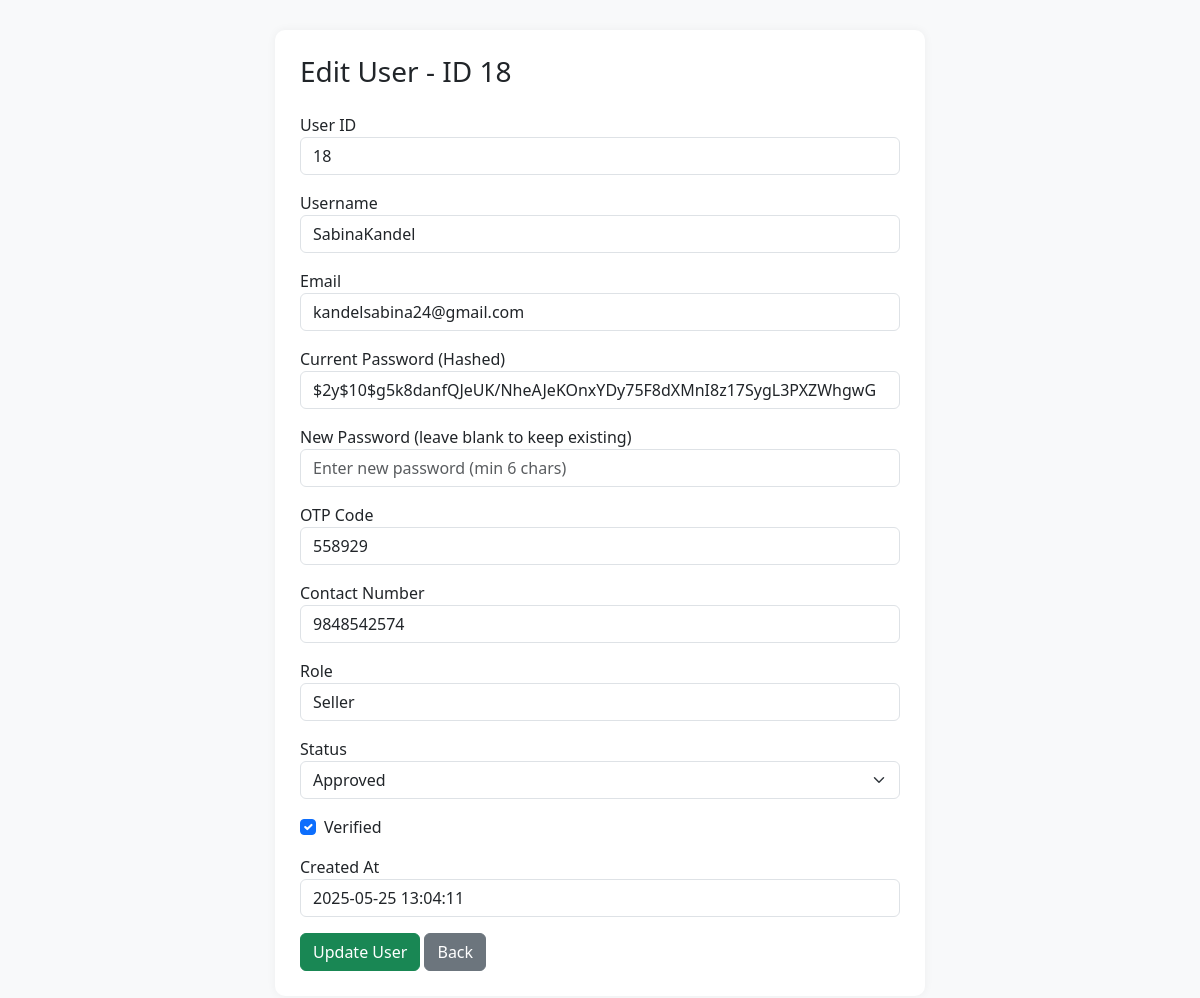
Page /edit_user.php?id=18 (signed in) on the committed database.
### tables this page shows
CREATE TABLE `users` (
  `id` int(11) NOT NULL,
  `username` varchar(100) NOT NULL,
  `email` varchar(100) NOT NULL,
  `password` varchar(255) NOT NULL,
  `role` enum('buyer','seller','admin') NOT NULL,
  `otp_code` varchar(6) DEFAULT NULL,
  `is_verified` tinyint(1) DEFAULT 0,
  `status` enum('pending','approved') DEFAULT 'pending',
  `created_at` timestamp NOT NULL DEFAULT current_timestamp(),
  `contact_number` varchar(20) DEFAULT NULL
);

### edit_user.php (the view, shortened to what this page needs)
<?php
include 'db.php';
$user_id = isset($_GET['id']) && is_numeric($_GET['id']) ? (int)$_GET['id'] : 0;
$stmt = $conn->prepare("SELECT * FROM users WHERE id = ?");
$stmt->bind_param("i", $user_id);
$stmt->execute();
$result = $stmt->get_result();
$user = $result->fetch_assoc();
?>
<!DOCTYPE html>
<html lang="en">
<head>
    <link rel="stylesheet" href="https://cdn.jsdelivr.net/npm/bootstrap@5.3.0/dist/css/bootstrap.min.css">
</head>
<body>
<div class="form-container">
    <h3 class="mb-4">Edit User - ID <?= $user['id'] ?></h3>
    <form method="post">
        <div class="mb-3">
            <label>User ID</label>
            <input type="text" class="form-control" value="<?= $user['id'] ?>" readonly>
        </div>
        <div class="mb-3">
            <label>Username</label>
            <input type="text" name="username" class="form-control" value="<?= htmlspecialchars($user['username']) ?>" required>
        </div>
        <div class="mb-3">
            <label>Email</label>
            <input type="email" class="form-control" value="<?= htmlspecialchars($user['email']) ?>" readonly>
        </div>
        <div class="mb-3">
            <label>Current Password (Hashed)</label>
            <input type="text" class="form-control" value="<?= htmlspecialchars($user['password']) ?>" readonly>
        </div>
        <div class="mb-3">
            <label>New Password (leave blank to keep existing)</label>
            <input type="password" name="new_password" class="form-control" placeholder="Enter new password (min 6 chars)">
        </div>
        <div class="mb-3">
            <label>OTP Code</label>
            <input type="text" class="form-control" value="<?= htmlspecialchars($user['otp_code']) ?>" readonly>
        </div>
        <div class="mb-3">
            <label>Contact Number</label>
            <input type="text" name="contact_number" class="form-control" value="<?= htmlspecialchars($user['contact_number']) ?>" required>
        </div>
        <div class="mb-3">
            <label>Role</label>
            <input type="text" class="form-control" value="<?= ucfirst($user['role']) ?>" readonly>
        </div>
        <div class="mb-3">
            <label>Status</label>
            <select name="status" class="form-select" required>
                <option value="approved" <?= $user['status'] === 'approved' ? 'selected' : '' ?>>Approved</option>
            </select>
        </div>
        <div class="form-check mb-3">
            <input type="checkbox" name="is_verified" class="form-check-input" id="verifyCheck" <?= $user['is_verified'] ? 'checked' : '' ?>>
            <label class="form-check-label" for="verifyCheck">Verified</label>
        </div>
        <div class="mb-3">
            <label>Created At</label>
            <input type="text" class="form-control" value="<?= $user['created_at'] ?>" readonly>
        </div>
        <button type="submit" class="btn btn-success">Update User</button>
        <a href="manage_users.php" class="btn btn-secondary">Back</a>
    </form>
</div>
</body>
</html>

### edit_user.php (style rules this page uses)
body { background-color: #f8f9fa; padding: 30px; }
.form-container { max-width: 650px; margin: auto; background: #fff; padding: 25px; border-radius: 10px; box-shadow: 0 0 10px rgba(0,0,0,0.05); }

### rows in the picture
users: id "18", username "SabinaKandel", email "kandelsabina24@gmail.com", password "$2y$10$g5k8danfQJeUK/NheAJeKOnxYDy75F8dXMnI8z17SygL3PXZWhgwG", otp_code "558929", contact_number "9848542574", role "Seller", status "Approved", is_verified "☑", created_at "2025-05-25 13:04:11"
